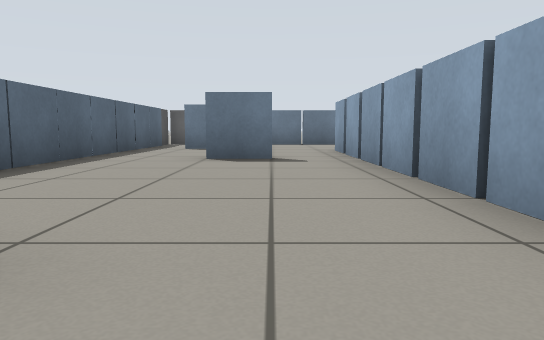
[1] (above)

19 first-person views from a walk through a robot-simulator world made for Gazebo. The camera is 0.45 m above the floor, tilts 6° down and sees 70° across. The floor is counted in squares, 1 m on a side. Each view is taken from the middle of a square. On the plan, view 1 faces up. The plan holds only what a view shows up to about 9 squares ahead; the rest is blank.

[2]
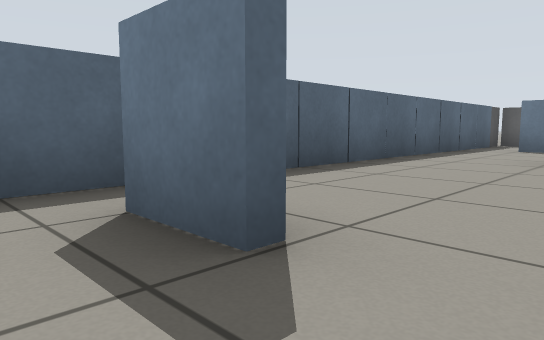

[3]
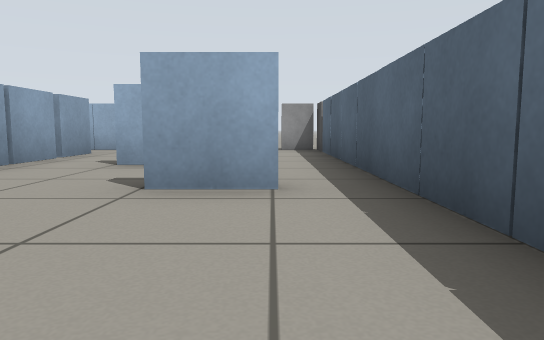

[4]
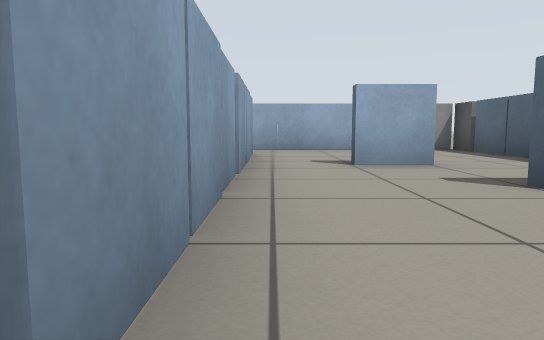

[5]
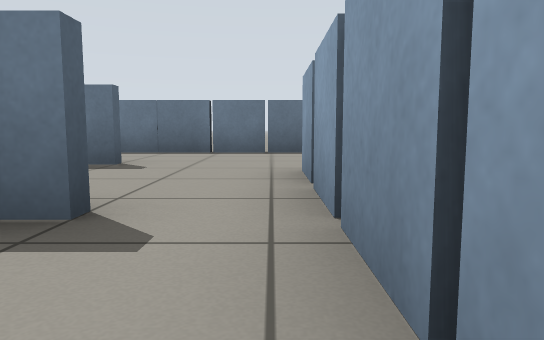

[6]
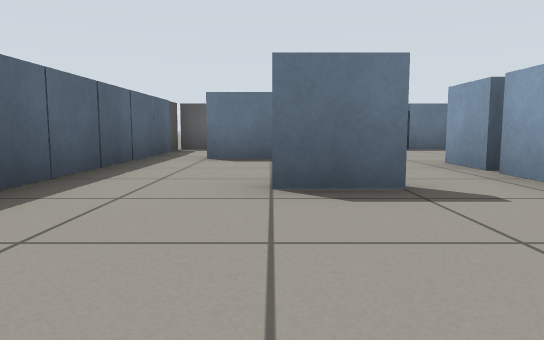

[7]
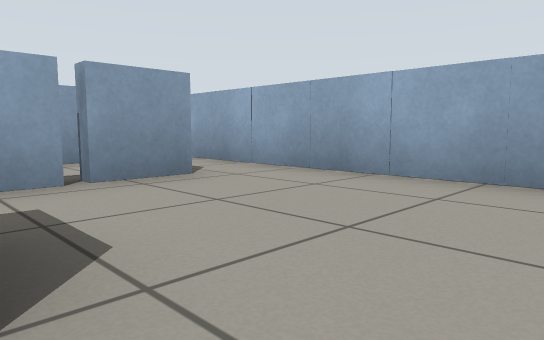

[8]
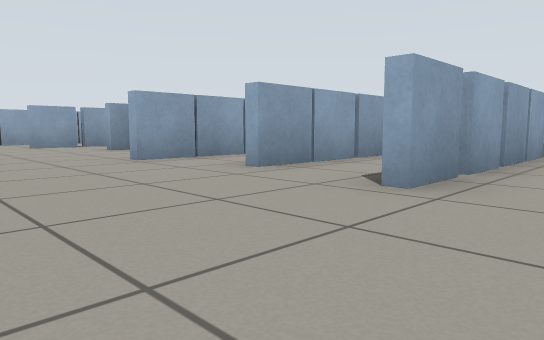

[9]
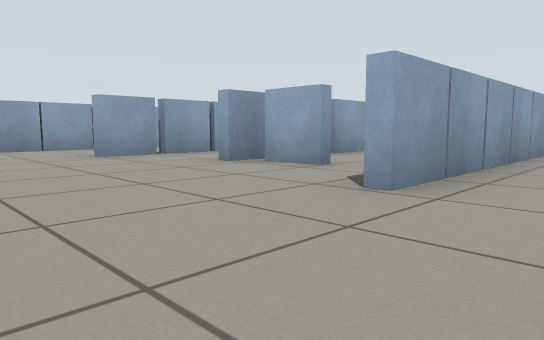

[10]
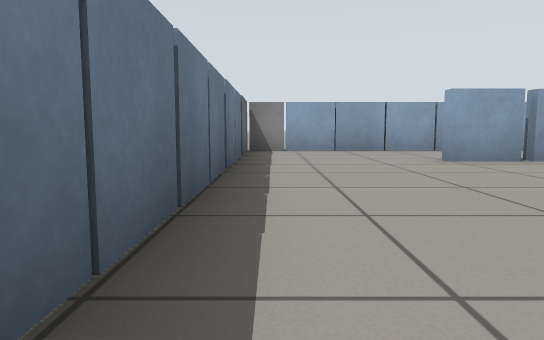

[11]
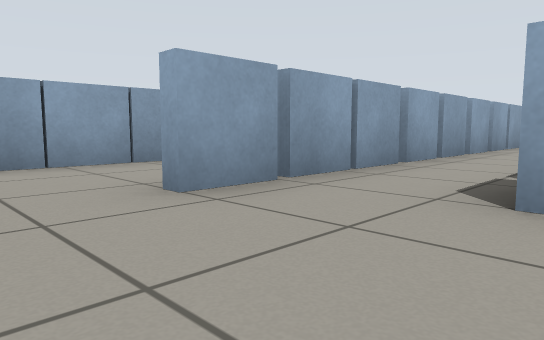

[12]
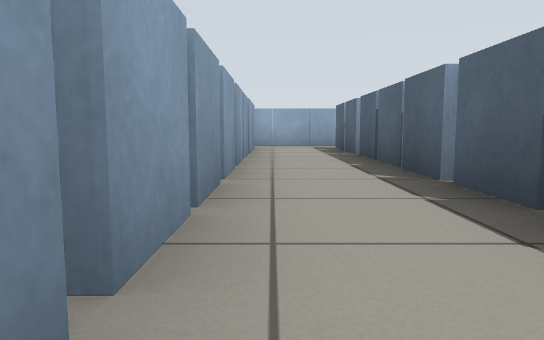

[13]
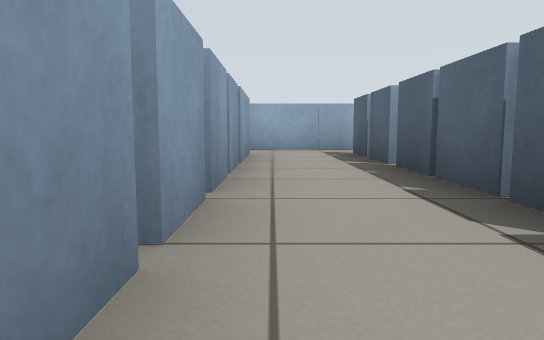

[14]
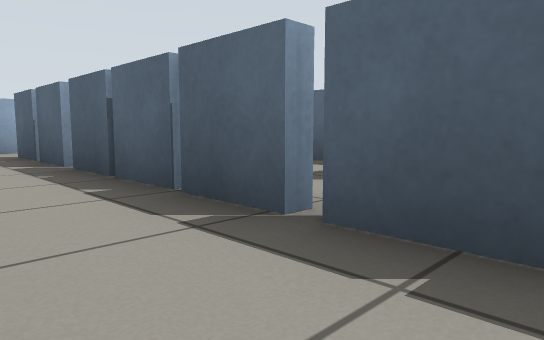

[15]
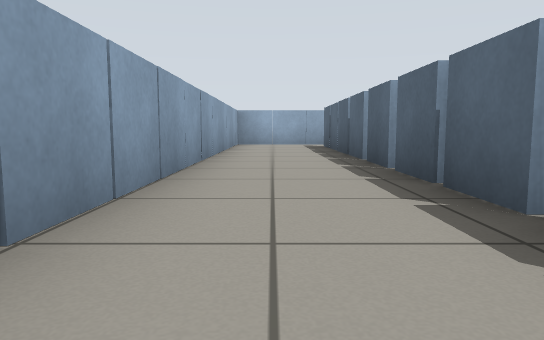

[16]
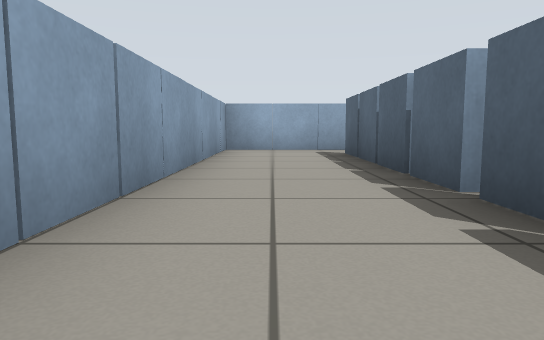

[17]
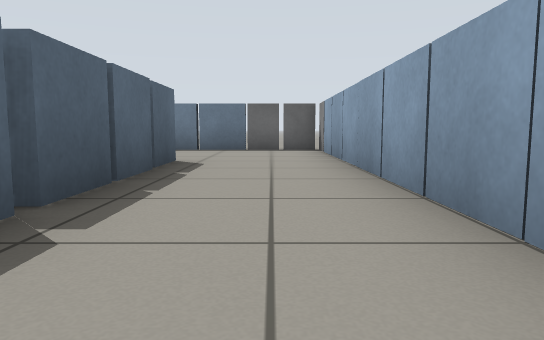

[18]
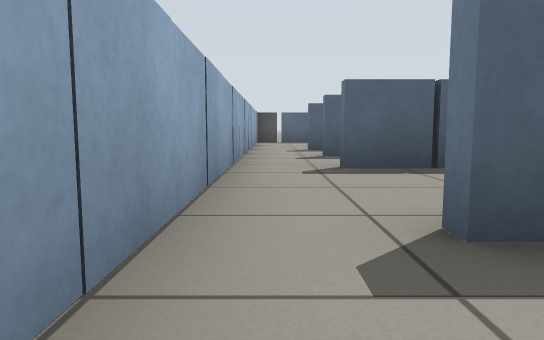

[19]
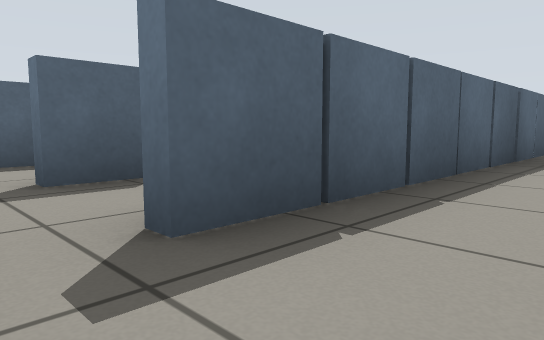

### Floor plan
Ten units are one square. View 1 is at (0, 0); x grows to the right and y downward. Boxes are objects, and circles mark ways between rooms. Rooms are numbered by the first view taken in them; rooms with no view inside come last. Other rooms are left out.
<svg viewBox="-40 -130 180 190">
<path fill="none" stroke="#000" d="M-10 -9 -21 -9M13 -36 13 -57M13 -2 13 -35M-21 -11 -10 -11M-11 9 0 9M1 -59 -10 -59M13 -59 13 -70M13 20 13 -1M13 -71 13 -82M13 33 13 21M-15 45 25 45M-9 -89 -20 -89M-30 -90 -30 35M34 -49 34 -79M70 -71 81 -71M54 -32 54 -85M104 -65 104 -74M104 -75 104 -86M107 -50 107 -27M107 -74 107 -51M29 -115 -20 -115M107 -86 107 -75M107 -26 107 -15M107 -14 107 -2M107 -1 107 33M36 23 36 33M115 -115 56 -115M-30 -105 -30 -90M16 26 16 33M25 45 55 45M115 45 130 45 130 -105M104 -2 104 -14M104 -15 104 -26M85 10 85 33M104 -27 104 -50M85 -26 85 8M104 31 104 -1M85 -39 85 -27M85 45 115 45M104 -51 104 -65M55 45 85 45M56 -19 56 33"/>
<rect x="-35" y="45" width="10" height="10" fill="#bbb"><title>grey box</title></rect>
<rect x="-35" y="35" width="10" height="10" fill="#bbb"><title>grey box</title></rect>
<rect x="-35" y="-115" width="10" height="10" fill="#bbb"><title>grey box</title></rect>
<rect x="-35" y="-125" width="10" height="10" fill="#bbb"><title>grey box</title></rect>
<rect x="115" y="-125" width="10" height="10" fill="#bbb"><title>grey box</title></rect>
<rect x="125" y="-115" width="10" height="10" fill="#bbb"><title>grey box</title></rect>
<rect x="125" y="-125" width="10" height="10" fill="#bbb"><title>grey box</title></rect>
<circle cx="-20" cy="-90" r="3" fill="#2a7"/>
<circle cx="20" cy="40" r="3" fill="#2a7"/>
<circle cx="5" cy="-90" r="3" fill="#2a7"/>
<circle cx="100" cy="-60" r="3" fill="#2a7"/>
<circle cx="110" cy="-30" r="3" fill="#2a7"/>
<circle cx="110" cy="-5" r="3" fill="#2a7"/>
<circle cx="110" cy="-55" r="3" fill="#2a7"/>
<circle cx="110" cy="40" r="3" fill="#2a7"/>
<circle cx="60" cy="40" r="3" fill="#2a7"/>
<circle cx="80" cy="15" r="3" fill="#2a7"/>
<circle cx="80" cy="40" r="3" fill="#2a7"/>
<text x="0" y="-20">1</text>
<text x="50" y="-60">2</text>
<text x="100" y="0">3</text>
<text x="70" y="20">4</text>
</svg>
Room 1 opens to room 2. Room 2 opens to room 3. Room 2 opens to room 4. Room 3 opens to room 4.

Where each view was taken, in squares from view 1:
view 1: 0 up, 0 right, facing up
view 2: 0 up, 0 right, facing up-left
view 3: 4 up, 2 left, facing down
view 4: 4 up, 1 right, facing down
view 5: 4 up, 1 right, facing up
view 6: 3 up, 1 left, facing up
view 7: 1 down, 2 left, facing down-right
view 8: 11 up, 0 right, facing down-right
view 9: 11 up, 4 right, facing down-right
view 10: 11 up, 5 right, facing right
view 11: 10 up, 8 right, facing down-right
view 12: 6 up, 10 right, facing down
view 13: 4 up, 10 right, facing down
view 14: 4 up, 10 right, facing down-left
view 15: 7 up, 12 right, facing down
view 16: 4 up, 12 right, facing down
view 17: 3 up, 12 right, facing up
view 18: 4 down, 10 right, facing left
view 19: 4 down, 7 right, facing up-left
